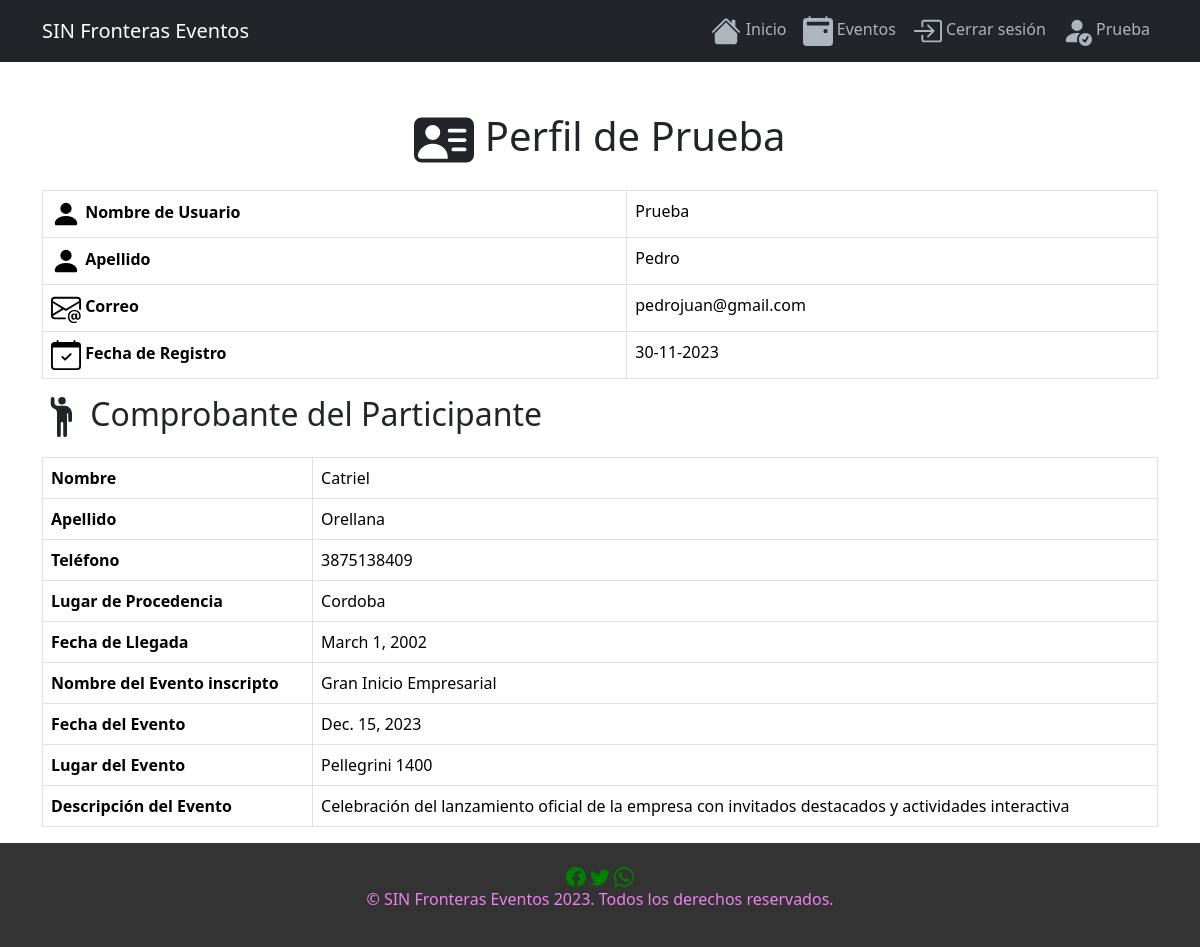
The app's page /perfil_info (signed in) with its own data.
### evento_app/models.py (models this page shows, shortened)
class Participante(models.Model):
    evento = models.ForeignKey(Evento, on_delete=models.CASCADE, related_name='participantes')
    nombre_part = models.CharField(max_length=20)
    apellido_part = models.CharField(max_length=20)
    tel_part = models.BigIntegerField()
    lugar_procedencia = models.CharField(max_length=30)
    fecha_llegada = models.DateField()
    usuario = models.ForeignKey(User, on_delete=models.CASCADE)
    class Meta:
        verbose_name_plural = "Participantes"

class Evento(models.Model):
    nombre_evento = models.CharField(max_length=30)
    fecha_evento = models.DateField()
    lugar_evento = models.CharField(max_length=30)
    descripcion_evento = models.CharField(max_length=100)
    presupuesto_evento = models.BigIntegerField()
    id = models.BigAutoField(primary_key=True)

### evento_app/views.py (the view)
# urls.py: path('perfil_info',views.perfil_usuario, name='perfil_info'),
@login_required
def perfil_usuario(request):
    usuario = request.user
    participante = getattr(usuario, 'participante', None)
    context = {'usuario': usuario, 'participante': participante}
    return render(request, 'perfil_info.html', context)

### evento_app/templates/perfil_info.html (shortened to what this page needs)
{% load static %}
<!DOCTYPE html>
<html lang="en">
<head>
    <link rel="stylesheet" href="{% static 'css/perfil.css' %}">
    <link href="https://cdn.jsdelivr.net/npm/bootstrap@5.3.2/dist/css/bootstrap.min.css" rel="stylesheet">
</head>
<body>
    <nav class="navbar navbar-expand-lg navbar-dark bg-dark">
        <div class="container">
            <a id="titulo_nave" class="navbar-brand" href="/">SIN Fronteras Eventos</a>
            <div class="collapse navbar-collapse" id="navbarNav">
                <ul class="navbar-nav ms-auto">
                    <li class="nav-item">
                        <a class="nav-link" href="/">    Inicio</a>
                    </li>
                    <li class="nav-item">
                        <a class="nav-link" href="{% url 'evento' %}"> Eventos</a>
                    </li>
                    {% if user.is_authenticated %}
                        <li class="nav-item">
                            <a class="nav-link" href="{% url 'logout' %}"> Cerrar sesión</a>
                        </li>
                        <li class="nav-item">
                            <a class="nav-link" href="{% url 'perfil_info'%}">  {{ user.username }}</a>
                        </li>
                    {% endif %}
                </ul>
            </div>
        </div>
    </nav>
    <div class="container mt-5">
      <h1 class="text-center">  Perfil de {{ user.username }}</h1>
      <table class="table table-bordered">
          <tbody>
              <tr>
                  <th><svg xmlns="http://www.w3.org/2000/svg" width="30" height="30" fill="currentColor" class="bi bi-person-fill" viewBox="0 0 16 16">
                    <path d="M3 14s-1 0-1-1 1-4 6-4 6 3 6 4-1 1-1 1H3Zm5-6a3 3 0 1 0 0-6 3 3 0 0 0 0 6Z"/>
                </svg> Nombre de Usuario</th>
                  <td>{{ user.username }}</td>
              </tr>
              <tr>
                  <th><svg xmlns="http://www.w3.org/2000/svg" width="30" height="30" fill="currentColor" class="bi bi-person-fill" viewBox="0 0 16 16">
                    <path d="M3 14s-1 0-1-1 1-4 6-4 6 3 6 4-1 1-1 1zm5-6a3 3 0 1 0 0-6 3 3 0 0 0 0 6"/>
                  </svg> Apellido</th>
                  <td>{{ user.last_name }}</td>
              </tr>
              <tr>
                  <th> Correo</th>
                  <td>{{ user.email }}</td>
              </tr>
              <tr>
                  <th> Fecha de Registro</th>
                  <td>{{ user.date_joined | date:"d-m-Y" }}</td>
              </tr>
          </tbody>
      </table>
      {% for participante in user.participante_set.all %}
          <h2> Comprobante del Participante</h2>
          <table class="table table-bordered">
              <tbody>
                  <tr>
                      <th>Nombre</th>
                      <td>{{ participante.nombre_part }}</td>
                  </tr>
                  <tr>
                      <th>Apellido</th>
                      <td>{{ participante.apellido_part }}</td>
                  </tr>
                  <tr>
                      <th>Teléfono</th>
                      <td>{{ participante.tel_part }}</td>
                  </tr>
                  <tr>
                      <th>Lugar de Procedencia</th>
                      <td>{{ participante.lugar_procedencia }}</td>
                  </tr>
                  <tr>
                      <th>Fecha de Llegada</th>
                      <td>{{ participante.fecha_llegada }}</td>
                  </tr>
                  <tr>
                      <th>Nombre del Evento inscripto</th>
                      <td>{{ participante.evento.nombre_evento }}</td>
                  </tr>
                  <tr>
                      <th>Fecha del Evento</th>
                      <td>{{ participante.evento.fecha_evento }}</td>
                  </tr>
                  <tr>
                      <th>Lugar del Evento</th>
                      <td>{{ participante.evento.lugar_evento }}</td>
                  </tr>
                  <tr>
                      <th>Descripción del Evento</th>
                      <td>{{ participante.evento.descripcion_evento }}</td>
                  </tr>
              </tbody>
          </table>
      {% endfor %}
  </div>
</body>
<footer>
    <a href="https://www.facebook.com" target="_blanck"> </a>
    <a href="https://www.twitter.com" target="_blanck">  </a>
    <a href="https://wa.me/qr/ZKGWS3FKKBUUE1" target="_blanck"></a>
    <p>&copy; SIN Fronteras Eventos 2023. Todos los derechos reservados.</p>
</footer>
</html>

### evento_app/static/css/perfil.css (style rules this page uses)
body { display: flex; flex-direction: column; min-height: 100vh; margin: 0; }
footer { background-color: #333; color: violet; padding: 20px; text-align: center; margin-top: auto; }
footer a { color: green; text-decoration: none; }
body, h1, h2, h3, p, table { margin: 0; padding: 0; }
body { font-family: 'Arial', sans-serif; }
body { background-color: whitesmoke; }
.navbar { background-color: #343a40; }
.navbar-dark .navbar-nav .nav-link { color: #adb5bd; }
table { margin-top: 20px; border: 1px solid black; }
th, td { border: 3px solid #dee2e6; padding: 10px; }

### records on screen
Participante: nombre_part "Catriel", apellido_part "Orellana", tel_part "3875138409", lugar_procedencia "Cordoba", fecha_llegada "March 1, 2002", evento.nombre_evento "Gran Inicio Empresarial", evento.fecha_evento "Dec. 15, 2023", evento.lugar_evento "Pellegrini 1400", evento.descripcion_evento "Celebración del lanzamiento oficial de la empresa con invitados destacados y actividades interactiva"

### other values on screen
{{ user.username }} "Prueba"
{{ user.last_name }} "Pedro"
{{ user.email }} "pedrojuan@gmail.com"
{{ user.date_joined | date:"d-m-Y" }} "30-11-2023"
